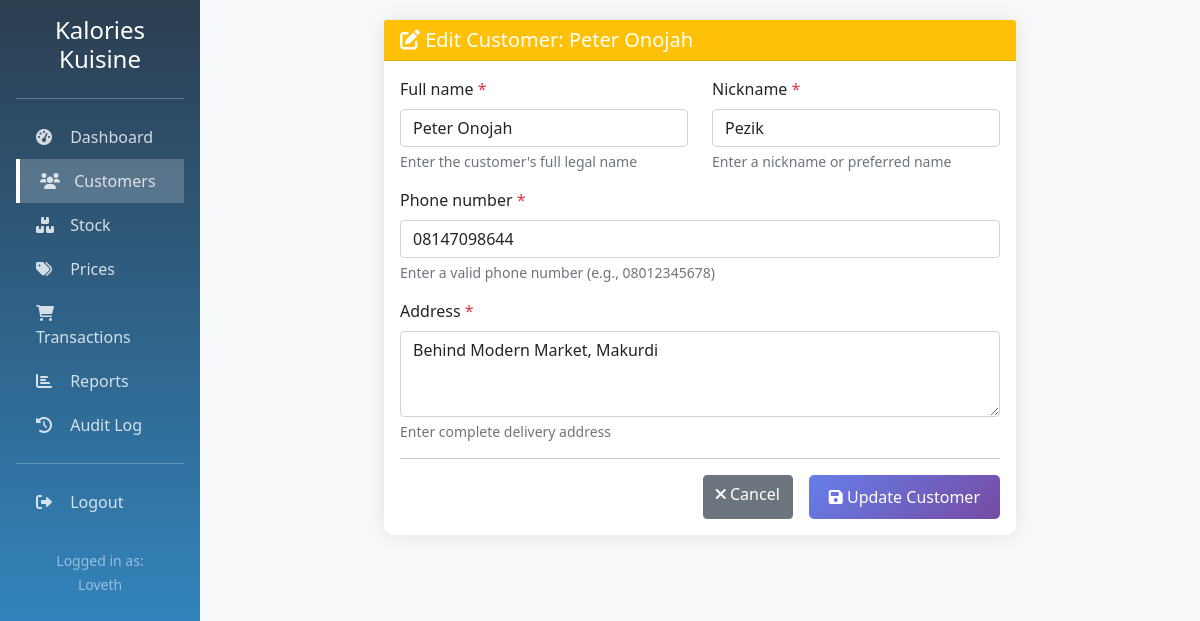
The page /customers/1/edit/ (signed in) on the database its author committed.
### core/models.py (models this page shows, shortened)
class Customer(models.Model):
    full_name = models.CharField(max_length=200)
    nickname = models.CharField(max_length=100)
    address = models.TextField()
    phone_number = models.CharField(max_length=20)
    date_created = models.DateTimeField(auto_now_add=True)
    updated_at = models.DateTimeField(auto_now=True)
    class Meta:
        ordering = ['-date_created']

### core/views.py (the view, shortened to what this page needs)
# urls.py: path('customers/<int:pk>/edit/', views.CustomerUpdateView.as_view(), name='customer_edit'),
class CustomerUpdateView(LoginRequiredMixin, UpdateView):
    model = Customer
    form_class = CustomerForm
    template_name = 'core/customer_form.html'
    success_url = reverse_lazy('customer_list')

### core/forms.py
class CustomerForm(forms.ModelForm):
    class Meta:
        model = Customer
        fields = ['full_name', 'nickname', 'address', 'phone_number']
        widgets = {
            'full_name': forms.TextInput(attrs={'class': 'form-control', 'placeholder': 'Enter full name'}),
            'nickname': forms.TextInput(attrs={'class': 'form-control', 'placeholder': 'Enter nickname'}),
            'address': forms.Textarea(attrs={'class': 'form-control', 'rows': 3, 'placeholder': 'Enter address'}),
            'phone_number': forms.TextInput(attrs={'class': 'form-control', 'placeholder': 'Enter phone number'}),
        }

### templates/core/customer_form.html (shortened to what this page needs)
{% extends 'base.html' %}
{% block content %}
<div class="row justify-content-center">
    <div class="col-md-8">
        <div class="card">
            <div class="card-header {% if customer %}bg-warning{% else %}bg-success{% endif %} text-white">
                <h5 class="mb-0">
                    {% if customer %}
                        <i class="fas fa-edit"></i> Edit Customer: {{ customer.full_name }}
                    {% else %}
                        <i class="fas fa-user-plus"></i> Add New Customer
                    {% endif %}
                </h5>
            </div>
            <div class="card-body">
                <form method="post">
                    <div class="row">
                        <div class="col-md-6 mb-3">
                            <label for="{{ form.full_name.id_for_label }}" class="form-label">
                                {{ form.full_name.label }} <span class="text-danger">*</span>
                            </label>
                            {{ form.full_name }}
                            <div class="form-text">Enter the customer's full legal name</div>
                        </div>
                        <div class="col-md-6 mb-3">
                            <label for="{{ form.nickname.id_for_label }}" class="form-label">
                                {{ form.nickname.label }} <span class="text-danger">*</span>
                            </label>
                            {{ form.nickname }}
                            <div class="form-text">Enter a nickname or preferred name</div>
                        </div>
                    </div>
                    <div class="mb-3">
                        <label for="{{ form.phone_number.id_for_label }}" class="form-label">
                            {{ form.phone_number.label }} <span class="text-danger">*</span>
                        </label>
                        {{ form.phone_number }}
                        <div class="form-text">Enter a valid phone number (e.g., 08012345678)</div>
                    </div>
                    <div class="mb-3">
                        <label for="{{ form.address.id_for_label }}" class="form-label">
                            {{ form.address.label }} <span class="text-danger">*</span>
                        </label>
                        {{ form.address }}
                        <div class="form-text">Enter complete delivery address</div>
                    </div>
                    <hr>
                    <div class="d-grid gap-2 d-md-flex justify-content-md-end">
                        <a href="{% url 'customer_list' %}" class="btn btn-secondary me-md-2">
                            <i class="fas fa-times"></i> Cancel
                        </a>
                        <button type="submit" class="btn btn-primary">
                            <i class="fas fa-save"></i>
                            {% if customer %}
                                Update Customer
                            {% else %}
                                Save Customer
                            {% endif %}
                        </button>
                    </div>
                </form>
            </div>
        </div>
    </div>
</div>
{% endblock %}

### templates/base.html (shortened to what this page needs)
<!DOCTYPE html>
<html lang="en">
<head>
    <link href="https://cdn.jsdelivr.net/npm/bootstrap@5.1.3/dist/css/bootstrap.min.css" rel="stylesheet">
    <link rel="stylesheet" href="https://cdnjs.cloudflare.com/ajax/libs/font-awesome/6.0.0/css/all.min.css">
</head>
<body>
    {% if user.is_authenticated %}
    <div class="container-fluid">
        <div class="row">
            <div class="col-md-2 p-0 sidebar">
                <div class="p-3">
                    <h4 class="text-center mb-4">Kalories Kuisine</h4>
                    <hr class="bg-white">
                    <a href="{% url 'dashboard' %}" class="{% if request.resolver_match.url_name == 'dashboard' %}active{% endif %}">
                        <i class="fas fa-tachometer-alt"></i> Dashboard
                    </a>
                    <a href="{% url 'customer_list' %}" class="{% if 'customer' in request.path %}active{% endif %}">
                        <i class="fas fa-users"></i> Customers
                    </a>
                    <a href="{% url 'stock_list' %}" class="{% if 'stock' in request.path %}active{% endif %}">
                        <i class="fas fa-boxes"></i> Stock
                    </a>
                    <a href="{% url 'price_list' %}" class="{% if 'price' in request.path %}active{% endif %}">
                        <i class="fas fa-tags"></i> Prices
                    </a>
                    <a href="{% url 'transaction_list' %}" class="{% if 'transaction' in request.path %}active{% endif %}">
                        <i class="fas fa-shopping-cart"></i> Transactions
                    </a>
                    <a href="{% url 'reports' %}" class="{% if 'reports' in request.path %}active{% endif %}">
                        <i class="fas fa-chart-bar"></i> Reports
                    </a>
                    <a href="{% url 'audit_log' %}" class="{% if 'audit-log' in request.path %}active{% endif %}">
                        <i class="fas fa-history"></i> Audit Log
                    </a>
                    <hr class="bg-white">
                    <a href="{% url 'logout' %}">
                        <i class="fas fa-sign-out-alt"></i> Logout
                    </a>
                    <div class="mt-4 text-center text-white-50">
                        <small>Logged in as:<br>{{ user.username }}</small>
                    </div>
                </div>
            </div>
            <div class="col-md-10 main-content">
                {% block content %}{% endblock %}
            </div>
        </div>
    </div>
    {% else %}
        <div class="container">
            {% block auth_content %}{% endblock %}
        </div>
    {% endif %}
</body>
</html>

### templates/base.html (style rules this page uses)
body { background-color: #f8f9fa; }
.sidebar { min-height: 100vh; background: linear-gradient(180deg, #2c3e50 0%, #3498db 100%); color: white; }
.sidebar a { color: rgba(255,255,255,.8); text-decoration: none; padding: 10px 20px; display: block; transition: all 0.3s; }
.sidebar a.active { background: rgba(255,255,255,.2); border-left: 4px solid #fff; }
.sidebar i { margin-right: 10px; width: 20px; }
.main-content { padding: 20px; }
.card { border: none; border-radius: 10px; box-shadow: 0 0 20px rgba(0,0,0,.1); transition: transform 0.3s; }
.btn-primary { background: linear-gradient(135deg, #667eea 0%, #764ba2 100%); border: none; padding: 10px 20px; border-radius: 5px; }

### rows shown on the page
Customer: full_name "Peter Onojah", nickname "Pezik", phone_number "08147098644", address "Behind Modern Market, Makurdi"

### other values the page prints
{{ user.username }} "Loveth"
